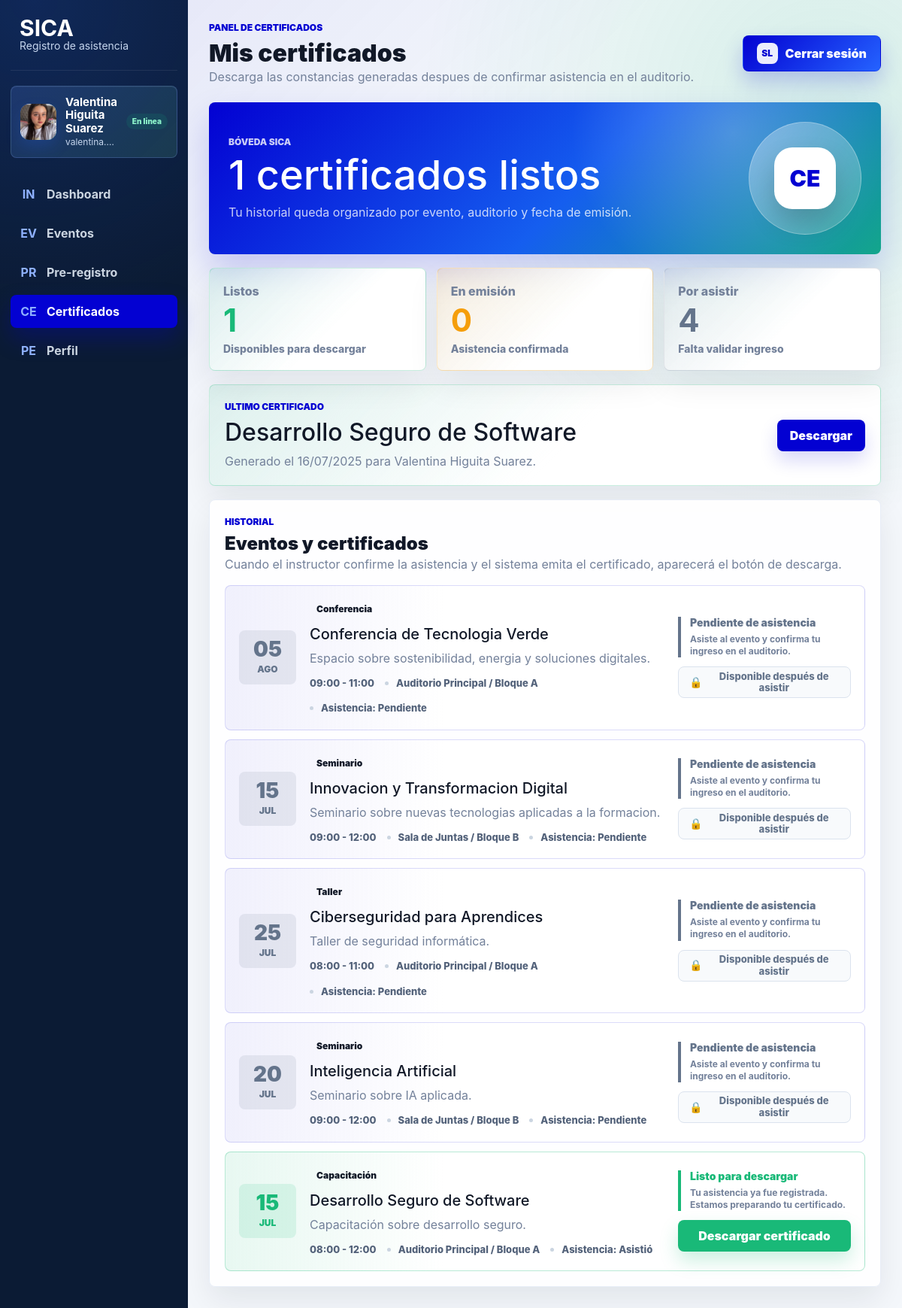
/aprendiz/certificados.php (signed in), run on the app's committed database.
### tables this page shows
CREATE TABLE `evento` (
  `id_evento` int(11) NOT NULL,
  `nombre_evento` varchar(100) NOT NULL,
  `descripcion` varchar(150) DEFAULT NULL,
  `fecha_evento` date NOT NULL,
  `hora_inicio` time NOT NULL,
  `hora_fin` time NOT NULL,
  `codigo_evento` varchar(20) NOT NULL,
  `id_auditorio` int(11) NOT NULL,
  `id_tipo_evento` int(11) NOT NULL,
  `id_solicitante` bigint(20) DEFAULT NULL,
  `id_coordinador` bigint(20) DEFAULT NULL,
  `observacion` varchar(255) DEFAULT NULL,
  `fecha_aprobacion` date DEFAULT NULL,
  `id_estado` int(11) DEFAULT NULL
);

CREATE TABLE `certificado` (
  `id_certificado` int(11) NOT NULL,
  `id_preregistro` int(11) NOT NULL,
  `fecha_generado` date NOT NULL,
  `ruta_certificado` varchar(255) NOT NULL
);

CREATE TABLE `preregistro` (
  `id_preregistro` int(11) NOT NULL,
  `id_documento` bigint(20) NOT NULL,
  `id_evento` int(11) NOT NULL,
  `fecha_registro` date NOT NULL,
  `asistencia` enum('Pendiente','Asistió','No asistió') NOT NULL DEFAULT 'Pendiente',
  `fecha_ingreso` date DEFAULT NULL,
  `hora` time DEFAULT NULL
);

CREATE TABLE `tipo_evento` (
  `id_tipo_evento` int(11) NOT NULL,
  `nombre_tipo` varchar(50) NOT NULL
);

CREATE TABLE `auditorio` (
  `id_auditorio` int(11) NOT NULL,
  `nombre_auditorio` varchar(80) NOT NULL,
  `bloque` varchar(10) NOT NULL,
  `capacidad` int(11) NOT NULL,
  `cantidad_computadores` int(11) DEFAULT NULL,
  `tiene_aire_acondicionado` tinyint(1) DEFAULT NULL,
  `tiene_ventilador` tinyint(1) DEFAULT NULL,
  `tiene_tablero` tinyint(1) DEFAULT NULL,
  `tiene_televisor` tinyint(1) DEFAULT NULL,
  `id_estado` int(11) DEFAULT NULL
);

### includes/paths.php (called while the page is built, shortened)
<?php
function app_base_path(): string
{
    static $basePath = null;
    if ($basePath !== null) {
        return $basePath;
    }
    $scriptName = str_replace('\\', '/', $_SERVER['SCRIPT_NAME'] ?? '');
    $segments = array_values(array_filter(explode('/', trim($scriptName, '/')), 'strlen'));
    $firstSegment = $segments[0] ?? '';
    $rootEntries = [
        'admin',
        'aprendiz',
        'coordinador',
        'css',
        'img',
        'includes',
        'instructor',
        'js',
        'login',
        'index.php',
    ];
    $basePath = ($firstSegment !== '' && !in_array($firstSegment, $rootEntries, true))
        ? '/' . $firstSegment
        : '';
    return $basePath;
}
function app_url(string $path): string
{
    return app_base_path() . '/' . ltrim($path, '/');
}

### aprendiz/certificados.php (the view, shortened to what this page needs)
<?php
require_once __DIR__ . '/../config/conexion.php';
require_once __DIR__ . '/../includes/aprendiz_helpers.php';
$usuario = $_SESSION['usuario'] ?? [];
$idDocumento = (int)($usuario['id_documento'] ?? 0);
$nombre = trim((string)($usuario['nombre'] ?? 'Aprendiz'));
$apellido = trim((string)($usuario['apellido'] ?? ''));
$nombreCompleto = trim($nombre . ' ' . $apellido);
$nombreCompleto = $nombreCompleto !== '' ? $nombreCompleto : 'Aprendiz SICA';
function cert_e(string|int|null $value): string
{
    return htmlspecialchars((string)$value, ENT_QUOTES, 'UTF-8');
}
function cert_asistencia_texto(?string $asistencia): string
{
    $valor = (string)$asistencia;
    if ($valor === 'Pendiente') {
        return 'Pendiente';
    }
    return 'Asistió';
}
$certificados = [];
try {
    $stmt = $pdo->prepare(
        'SELECT pr.id_preregistro, pr.fecha_registro, pr.asistencia, pr.fecha_ingreso, pr.hora,
                e.nombre_evento, e.descripcion, e.fecha_evento, e.hora_inicio, e.hora_fin,
                a.nombre_auditorio, a.bloque, t.nombre_tipo,
                c.id_certificado, c.fecha_generado, c.ruta_certificado
         FROM preregistro pr
         INNER JOIN evento e ON e.id_evento = pr.id_evento
         INNER JOIN auditorio a ON a.id_auditorio = e.id_auditorio
         INNER JOIN tipo_evento t ON t.id_tipo_evento = e.id_tipo_evento
         LEFT JOIN certificado c ON c.id_preregistro = pr.id_preregistro
         WHERE pr.id_documento = :id_documento
         ORDER BY e.fecha_evento DESC, e.hora_inicio DESC'
    );
    $stmt->execute([':id_documento' => $idDocumento]);
    $certificados = $stmt->fetchAll();
} catch (Throwable $exception) {
    error_log('SICA certificados: no se pudieron cargar certificados: ' . $exception->getMessage());
}
$listos = array_values(array_filter($certificados, static fn(array $item): bool => !empty($item['ruta_certificado'])));
$pendientesEmision = array_values(array_filter(
    $certificados,
    static fn(array $item): bool => empty($item['ruta_certificado']) && cert_asistencia_texto((string)$item['asistencia']) === 'Asistió'
));
$pendientesAsistencia = array_values(array_filter(
    $certificados,
    static fn(array $item): bool => empty($item['ruta_certificado']) && cert_asistencia_texto((string)$item['asistencia']) !== 'Asistió'
));
$ultimoCertificado = $listos[0] ?? null;
?>
<?php include_once __DIR__ . '/../includes/header.php'; ?>
<main class="apprentice-dashboard">
    <section class="apprentice-main">
        <header class="apprentice-topbar">
            <div>
                <p class="eyebrow">Panel de certificados</p>
                <h1>Mis certificados</h1>
                <span>Descarga las constancias generadas despues de confirmar asistencia en el auditorio.</span>
            </div>
            <a class="top-logout" href="<?= cert_e(app_url('login/logout.php')) ?>">
                <span aria-hidden="true">SL</span>
                Cerrar sesión
            </a>
        </header>
        <section class="certificate-hero" aria-label="Resumen de certificados">
            <div>
                <p class="eyebrow">Bóveda SICA</p>
                <h2><?= cert_e((string)count($listos)) ?> certificados listos</h2>
                <span>Tu historial queda organizado por evento, auditorio y fecha de emisión.</span>
            </div>
            <div class="certificate-orbit" aria-hidden="true">
                <span>CE</span>
            </div>
        </section>
        <section class="certificate-stats" aria-label="Indicadores de certificados">
            <article>
                <span>Listos</span>
                <strong><?= cert_e((string)count($listos)) ?></strong>
                <small>Disponibles para descargar</small>
            </article>
            <article>
                <span>En emisión</span>
                <strong><?= cert_e((string)count($pendientesEmision)) ?></strong>
                <small>Asistencia confirmada</small>
            </article>
            <article>
                <span>Por asistir</span>
                <strong><?= cert_e((string)count($pendientesAsistencia)) ?></strong>
                <small>Falta validar ingreso</small>
            </article>
        </section>
        <?php if ($ultimoCertificado): ?>
            <section class="certificate-highlight" aria-label="Ultimo certificado">
                <div>
                    <p class="eyebrow">Ultimo certificado</p>
                    <h2><?= cert_e($ultimoCertificado['nombre_evento']) ?></h2>
                    <span>Generado el <?= cert_e((new DateTime((string)$ultimoCertificado['fecha_generado']))->format('d/m/Y')) ?> para <?= cert_e($nombreCompleto) ?>.</span>
                </div>
                <a href="<?= cert_e(app_url('aprendiz/descargar_certificado.php?id=' . (int)$ultimoCertificado['id_certificado'])) ?>">Descargar</a>
            </section>
        <?php endif; ?>
        <section class="certificate-list-panel" aria-label="Listado de certificados">
            <div class="section-heading">
                <div>
                    <p class="eyebrow">Historial</p>
                    <h2>Eventos y certificados</h2>
                    <span>Cuando el instructor confirme la asistencia y el sistema emita el certificado, aparecerá el botón de descarga.</span>
                </div>
            </div>
            <?php if (!$certificados): ?>
                <div class="event-empty">
                    <strong>No hay registros de certificados.</strong>
                    <span>Primero realiza un pre-registro y asiste al evento para que el certificado pueda generarse.</span>
                </div>
            <?php else: ?>
                <div class="certificate-list">
                    <?php foreach ($certificados as $item): ?>
                        <?php
                        $fechaEvento = new DateTime((string)$item['fecha_evento']);
                        $asistencia = cert_asistencia_texto((string)$item['asistencia']);
                        $tieneCertificado = !empty($item['ruta_certificado']);
                        $estadoClase = $tieneCertificado ? 'ready' : ($asistencia === 'Asistió' ? 'issuing' : 'waiting');
                        $estadoTexto = $tieneCertificado ? 'Listo para descargar' : ($asistencia === 'Asistió' ? 'En emisión' : 'Pendiente de asistencia');
                        $estadoDetalle = $asistencia === 'Asistió'
                            ? 'Tu asistencia ya fue registrada. Estamos preparando tu certificado.'
                            : 'Asiste al evento y confirma tu ingreso en el auditorio.';
                        $accionTexto = $tieneCertificado
                            ? 'Descargar certificado'
                            : ($estadoClase === 'issuing' ? 'Certificado en proceso' : 'Disponible después de asistir');
                        ?>
                        <article class="certificate-card <?= cert_e($estadoClase) ?>">
                            <div class="certificate-date">
                                <strong><?= cert_e($fechaEvento->format('d')) ?></strong>
                                <span><?= cert_e(apprentice_month($fechaEvento)) ?></span>
                            </div>
                            <div>
                                <div class="event-title-row">
                                    <span class="event-type"><?= cert_e($item['nombre_tipo']) ?></span>
                                </div>
                                <h3><?= cert_e($item['nombre_evento']) ?></h3>
                                <p><?= cert_e($item['descripcion'] ?? 'Evento registrado en SICA.') ?></p>
                                <div class="event-meta certificate-meta">
                                    <span><?= cert_e(substr((string)$item['hora_inicio'], 0, 5) . ' - ' . substr((string)$item['hora_fin'], 0, 5)) ?></span>
                                    <span><?= cert_e($item['nombre_auditorio'] . ' / Bloque ' . $item['bloque']) ?></span>
                                    <span>Asistencia: <?= cert_e($asistencia) ?></span>
                                </div>
                            </div>
                            <div class="certificate-action">
                                <div class="certificate-action-state <?= cert_e($estadoClase) ?>">
                                    <span><?= cert_e($estadoTexto) ?></span>
                                    <small><?= cert_e($estadoDetalle) ?></small>
                                </div>
                                <?php if ($tieneCertificado): ?>
                                    <a class="primary" href="<?= cert_e(app_url('aprendiz/descargar_certificado.php?id=' . (int)$item['id_certificado'])) ?>"><?= cert_e($accionTexto) ?></a>
                                <?php else: ?>
                                    <span class="certificate-unavailable <?= cert_e($estadoClase) ?>" aria-label="<?= cert_e($accionTexto) ?>">
                                        <span aria-hidden="true"><?= $estadoClase === 'issuing' ? '&#8987;' : '&#128274;' ?></span>
                                        <?= cert_e($accionTexto) ?>
                                    </span>
                                <?php endif; ?>
                            </div>
                        </article>
                    <?php endforeach; ?>
                </div>
            <?php endif; ?>
        </section>
    </section>
</main>
<?php include_once __DIR__ . '/../includes/footer.php'; ?>

### css/login.css (style rules this page uses)
:root { --login-blue: #2563ff; --login-blue-dark: #1d4ed8; --login-text: #182235; --login-muted: #7a879b; --login-line: #e6ebf3; --border-angle: 0deg; }
* { box-sizing: border-box; }
body { min-height: 100vh; margin: 0; color: var(--login-text); font-family: "Inter", "Segoe UI", Arial, sans-serif; background: linear-gradient(90deg, rgba(37, 99, 255, 0.08), rgba(255, 255, 255, 0) 18%), linear-gradient(180deg, #f9fbff 0%, #edf4ff 100%); }

### data on the page
evento: nombre_evento "Desarrollo Seguro de Software"
certificado: fecha_generado "16/07/2025"
preregistro: id_evento.fecha_evento "05", id_evento.fecha_evento "AGO", tipo_evento.nombre_tipo "Conferencia", id_evento.nombre_evento "Conferencia de Tecnologia Verde", id_evento.descripcion "Espacio sobre sostenibilidad, energia y soluciones digitales.", id_evento.hora_fin "09:00 - 11:00", auditorio.nombre_auditorio+bloque "Auditorio Principal / Bloque A", asistencia "Pendiente", estadoTexto "Pendiente de asistencia", asistencia "Asiste al evento y confirma tu ingreso en el auditorio.", accionTexto "Disponible después de asistir"
preregistro: id_evento.fecha_evento "15", id_evento.fecha_evento "JUL", tipo_evento.nombre_tipo "Seminario", id_evento.nombre_evento "Innovacion y Transformacion Digital", id_evento.descripcion "Seminario sobre nuevas tecnologias aplicadas a la formacion.", id_evento.hora_fin "09:00 - 12:00", auditorio.nombre_auditorio+bloque "Sala de Juntas / Bloque B", asistencia "Pendiente", estadoTexto "Pendiente de asistencia", asistencia "Asiste al evento y confirma tu ingreso en el auditorio.", accionTexto "Disponible después de asistir"
preregistro: id_evento.fecha_evento "25", id_evento.fecha_evento "JUL", tipo_evento.nombre_tipo "Taller", id_evento.nombre_evento "Ciberseguridad para Aprendices", id_evento.descripcion "Taller de seguridad informática.", id_evento.hora_fin "08:00 - 11:00", auditorio.nombre_auditorio+bloque "Auditorio Principal / Bloque A", asistencia "Pendiente", estadoTexto "Pendiente de asistencia", asistencia "Asiste al evento y confirma tu ingreso en el auditorio.", accionTexto "Disponible después de asistir"
preregistro: id_evento.fecha_evento "20", id_evento.fecha_evento "JUL", tipo_evento.nombre_tipo "Seminario", id_evento.nombre_evento "Inteligencia Artificial", id_evento.descripcion "Seminario sobre IA aplicada.", id_evento.hora_fin "09:00 - 12:00", auditorio.nombre_auditorio+bloque "Sala de Juntas / Bloque B", asistencia "Pendiente", estadoTexto "Pendiente de asistencia", asistencia "Asiste al evento y confirma tu ingreso en el auditorio.", accionTexto "Disponible después de asistir"
preregistro: id_evento.fecha_evento "15", id_evento.fecha_evento "JUL", tipo_evento.nombre_tipo "Capacitación", id_evento.nombre_evento "Desarrollo Seguro de Software", id_evento.descripcion "Capacitación sobre desarrollo seguro.", id_evento.hora_fin "08:00 - 12:00", auditorio.nombre_auditorio+bloque "Auditorio Principal / Bloque A", asistencia "Asistió", certificado.ruta_certificado "Listo para descargar", asistencia "Tu asistencia ya fue registrada. Estamos preparando tu certificado.", certificado.ruta_certificado "Descargar certificado"

### other printed values
apprentice_e($nombreCompleto) "Valentina Higuita Suarez"
apprentice_e($correo) "valentina.…"
apprentice_e($icon) "IN"
apprentice_e($label) "Dashboard"
apprentice_e($icon) "EV"
apprentice_e($label) "Eventos"
apprentice_e($icon) "PR"
apprentice_e($label) "Pre-registro"
apprentice_e($icon) "CE"
apprentice_e($label) "Certificados"
apprentice_e($icon) "PE"
apprentice_e($label) "Perfil"
cert_e((string)count($listos)) "1"
cert_e((string)count($pendientesEmision)) "0"
cert_e((string)count($pendientesAsistencia)) "4"
